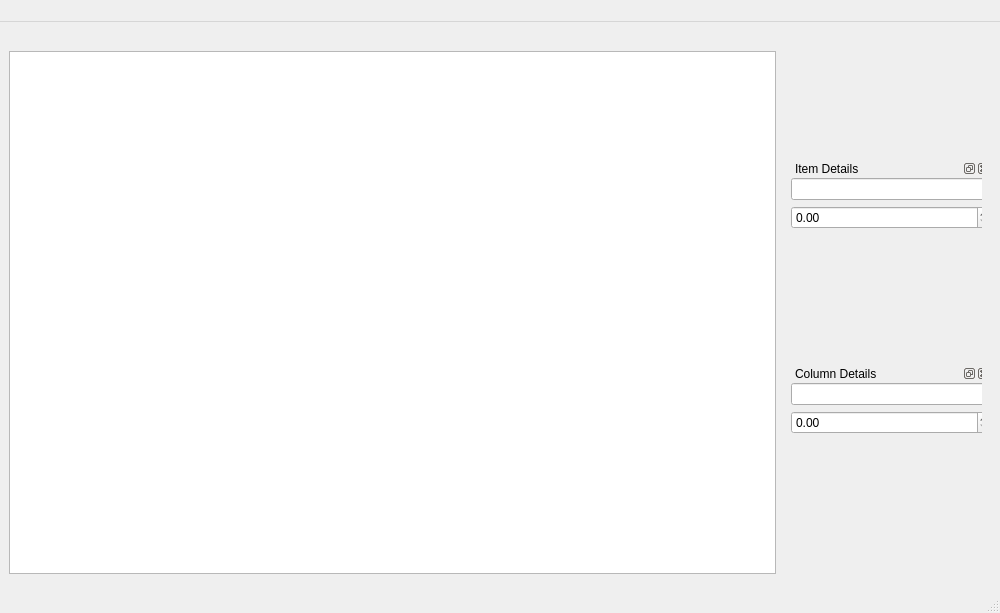
<?xml version="1.0" encoding="UTF-8"?>
<ui version="4.0">
 <class>TableViewerWindow</class>
 <widget class="QMainWindow" name="TableViewerWindow">
  <property name="geometry">
   <rect>
    <x>0</x>
    <y>0</y>
    <width>1000</width>
    <height>613</height>
   </rect>
  </property>
  <property name="minimumSize">
   <size>
    <width>0</width>
    <height>0</height>
   </size>
  </property>
  <property name="maximumSize">
   <size>
    <width>9999999</width>
    <height>999999</height>
   </size>
  </property>
  <property name="windowTitle">
   <string>TableViewerWindow</string>
  </property>
  <property name="toolButtonStyle">
   <enum>Qt::ToolButtonStyle::ToolButtonTextBesideIcon</enum>
  </property>
  <property name="documentMode">
   <bool>false</bool>
  </property>
  <property name="unifiedTitleAndToolBarOnMac">
   <bool>true</bool>
  </property>
  <widget class="QWidget" name="centralwidget">
   <widget class="QFrame" name="horizontalFrame">
    <property name="geometry">
     <rect>
      <x>0</x>
      <y>20</y>
      <width>991</width>
      <height>541</height>
     </rect>
    </property>
    <layout class="QHBoxLayout" name="TableSeparatorLayout">
     <property name="sizeConstraint">
      <enum>QLayout::SizeConstraint::SetDefaultConstraint</enum>
     </property>
     <item>
      <layout class="QVBoxLayout" name="TableContainer">
       <item>
        <widget class="QTableWidget" name="DataTable">
         <property name="editTriggers">
          <set>QAbstractItemView::EditTrigger::AllEditTriggers</set>
         </property>
        </widget>
       </item>
      </layout>
     </item>
     <item>
      <widget class="QFrame" name="verticalFrame">
       <property name="minimumSize">
        <size>
         <width>200</width>
         <height>0</height>
        </size>
       </property>
       <property name="maximumSize">
        <size>
         <width>200</width>
         <height>16777215</height>
        </size>
       </property>
       <layout class="QVBoxLayout" name="verticalLayout_2">
        <item>
         <widget class="QDockWidget" name="ItemDetailsDock">
          <property name="minimumSize">
           <size>
            <width>200</width>
            <height>100</height>
           </size>
          </property>
          <property name="maximumSize">
           <size>
            <width>200</width>
            <height>100</height>
           </size>
          </property>
          <property name="features">
           <set>QDockWidget::DockWidgetFeature::DockWidgetClosable|QDockWidget::DockWidgetFeature::DockWidgetFloatable|QDockWidget::DockWidgetFeature::DockWidgetMovable</set>
          </property>
          <property name="windowTitle">
           <string>Item Details</string>
          </property>
          <widget class="QWidget" name="dockWidgetContents_2">
           <widget class="QWidget" name="formLayoutWidget">
            <property name="geometry">
             <rect>
              <x>0</x>
              <y>0</y>
              <width>201</width>
              <height>71</height>
             </rect>
            </property>
            <layout class="QFormLayout" name="formLayout">
             <item row="0" column="0" colspan="2">
              <widget class="QLineEdit" name="DisplayData"/>
             </item>
             <item row="1" column="0" colspan="2">
              <widget class="QDoubleSpinBox" name="WorthData"/>
             </item>
            </layout>
           </widget>
          </widget>
         </widget>
        </item>
        <item>
         <widget class="QDockWidget" name="ColumnDetailsDock">
          <property name="minimumSize">
           <size>
            <width>200</width>
            <height>100</height>
           </size>
          </property>
          <property name="maximumSize">
           <size>
            <width>200</width>
            <height>100</height>
           </size>
          </property>
          <property name="windowTitle">
           <string>Column Details</string>
          </property>
          <widget class="QWidget" name="dockWidgetContents_4">
           <widget class="QWidget" name="formLayoutWidget_2">
            <property name="geometry">
             <rect>
              <x>0</x>
              <y>0</y>
              <width>201</width>
              <height>71</height>
             </rect>
            </property>
            <layout class="QFormLayout" name="formLayout_3">
             <item row="0" column="0" colspan="2">
              <widget class="QLineEdit" name="columnName"/>
             </item>
             <item row="1" column="0" colspan="2">
              <widget class="QDoubleSpinBox" name="columnImportance"/>
             </item>
            </layout>
           </widget>
          </widget>
         </widget>
        </item>
       </layout>
      </widget>
     </item>
    </layout>
   </widget>
  </widget>
  <widget class="QMenuBar" name="menubar">
   <property name="geometry">
    <rect>
     <x>0</x>
     <y>0</y>
     <width>1000</width>
     <height>31</height>
    </rect>
   </property>
   <property name="minimumSize">
    <size>
     <width>0</width>
     <height>22</height>
    </size>
   </property>
   <property name="font">
    <font>
     <family>IBM Plex Sans</family>
     <pointsize>10</pointsize>
    </font>
   </property>
   <property name="defaultUp">
    <bool>true</bool>
   </property>
  </widget>
  <widget class="QStatusBar" name="statusbar"/>
 </widget>
 <resources/>
 <connections/>
</ui>
